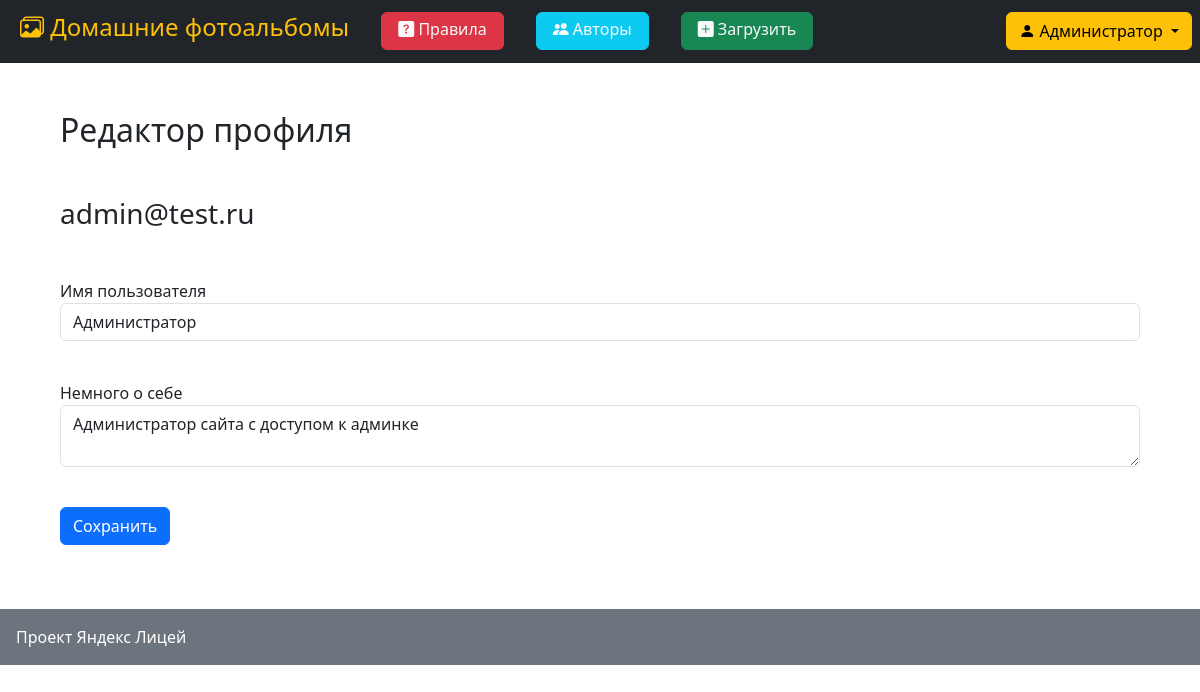
/user_edit (signed in), run on the app's committed database.
### data/users.py (models this page shows, shortened)
class User(SqlAlchemyBase, UserMixin):
    __tablename__ = 'users'
    id = sqlalchemy.Column(sqlalchemy.Integer, primary_key=True, autoincrement=True)
    name = sqlalchemy.Column(sqlalchemy.String, nullable=True)
    about = sqlalchemy.Column(sqlalchemy.String, nullable=True)
    email = sqlalchemy.Column(sqlalchemy.String, index=True, unique=True, nullable=True)
    hashed_password = sqlalchemy.Column(sqlalchemy.String, nullable=True)
    created_date = sqlalchemy.Column(sqlalchemy.DateTime, default=datetime.datetime.now().replace(microsecond=0))
    last_date = sqlalchemy.Column(sqlalchemy.DateTime, default=datetime.datetime.now().replace(microsecond=0))
    status = sqlalchemy.Column(sqlalchemy.Integer, default=1)
    pictures = orm.relationship("Picture", back_populates='user')
    comments = orm.relationship("Comment", back_populates='user')

### main.py (the view, shortened to what this page needs)
@app.route('/user_edit', methods=['GET', 'POST'])
@login_required
def user_edit():
    form = UserEditForm()
    if request.method == "GET":
        db_sess = db_session.create_session()
        user = db_sess.query(User).filter(User.id == current_user.id).first()
        if user:
            form.name.data = user.name
            form.about.data = user.about
            db_sess.close()
        else:
            abort(404)
    return render_template('user_edit.html', title='Редактирование профиля', form=form)

### forms/user.py
class UserEditForm(FlaskForm):
    name = StringField('Имя пользователя', validators=[DataRequired()])
    about = TextAreaField("Немного о себе")
    submit = SubmitField('Сохранить')

### data/db_session.py (called while the page is built)
def create_session() -> Session:
    global __factory
    return __factory()

### main.py (called while the page is built)
@login_manager.user_loader
def load_user(user_id):
    db_sess = db_session.create_session()
    return db_sess.get(User, user_id)

### templates/user_edit.html (shortened to what this page needs)
{% extends "base.html" %}
{% block content %}
<div class="container">
<h2>Редактор профиля</h2>
<form action="" method="post">
    <p>
        <br><h3>{{ current_user.email }}</h3><br>
    </p>
    <p>
        {{ form.name.label }}<br>
        {{ form.name(class="form-control") }}<br>
    </p>
    <p>
        {{ form.about.label }}<br>
        {{ form.about(class="form-control") }}<br>
    </p>
    <p>{{ form.submit(type="submit", class="btn btn-primary") }}</p>
</form>
</div>
{% endblock %}

### templates/base.html (shortened to what this page needs)
<!doctype html>
<html lang="en" xmlns="http://www.w3.org/1999/html">
<head>
    <link rel="stylesheet" href="/static/css/bootstrap.min.css">
    <link rel="stylesheet" href="/static/icons/bootstrap-icons.css">
</head>
<body>
<header>
    <nav class="navbar navbar-expand-sm bg-dark p-2" data-bs-theme="dark">
        <div class="container-sm">
            <a class="navbar-brand link-warning" href="/"><h4 class="link-warning"><i class="bi-images" role="img"></i>
                Домашние фотоальбомы</h4></a>
            <div class="collapse navbar-collapse" id="navbarSupportedContent">
                <ul class="navbar-nav me-auto mb-2 mb-lg-0">
                    <li class="nav-item">
                        <a class="btn nav-link px-3 pt-1 mx-3 btn-danger link-light" href="/rules">
                            <i class="bi-question-square-fill" role="img"></i> Правила</a>
                    </li>
                    <li class="nav-item">
                        <a class="btn nav-link px-3 pt-1 mx-3 btn-info link-light" href="/userlist"><i class="bi-people-fill" role="img"></i>
                            Авторы</a>
                    </li>
                    <li class="nav-item">
                        <a class="btn nav-link px-3 pt-1 mx-3 link-light {% if current_user.is_authenticated %}btn-success{% else %}disabled{% endif %}"
                           href="/picture_add"><i class="bi-plus-square-fill" role="img"></i> Загрузить</a>
                    </li>
                </ul>
            </div>
        </div>
        {% if current_user.is_authenticated %}
        <div class="dropdown">
            <button class="btn btn-warning dropdown-toggle" type="button" data-bs-toggle="dropdown"
                    aria-expanded="false">
                <i class="bi-person-fill" role="img"></i> {{ current_user.name }}
            </button>
        </div>
        {% else %}
        <div class="d-flex">
            <a class="btn btn-success mx-1" href="/register">Регистрация</a>
            <a class="btn btn-warning mx-1" href="/login">Войти</a>
        </div>
        {% endif %}
    </nav>
</header>
<main role="main" class="container-fluid p-5">
    {% block content %}{% endblock %}
</main>
<footer>
    <div class="container-fluid text-bg-secondary p-3">Проект Яндекс Лицей</div>
</footer>
</body>
</html>

### data on the page
User: name "Администратор", email "admin@test.ru", about "Администратор сайта с доступом к админке"
